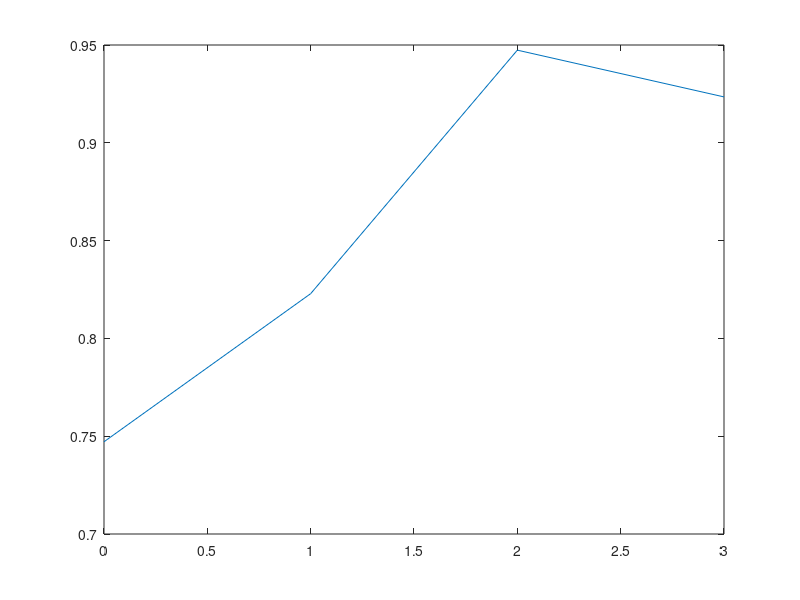
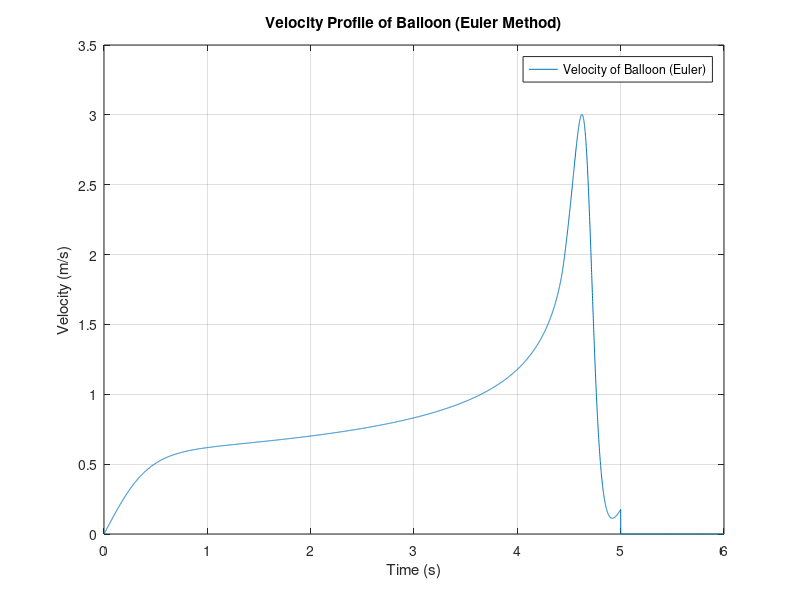
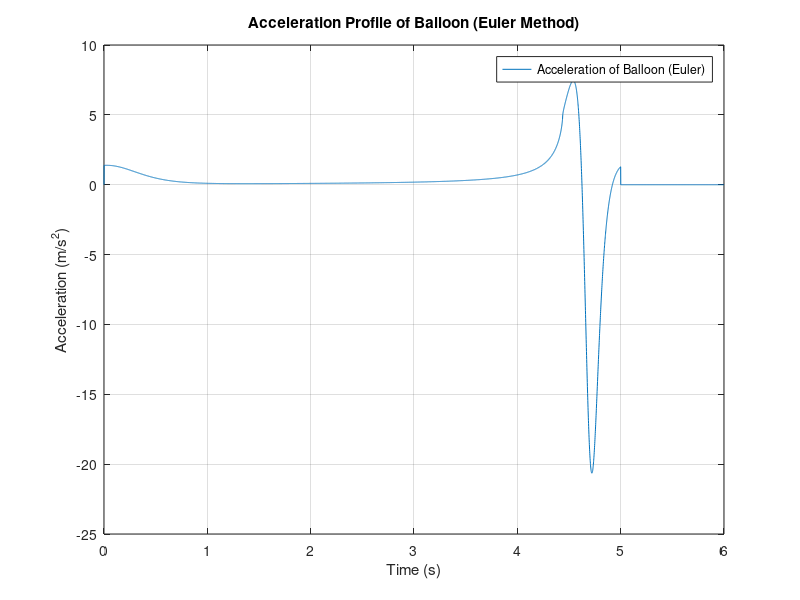

Reproduce these figures in MATLAB, in order.
clc
clearvars
close all
format long

fprintf('Question 1-a)\n')
time = 0:1:4;
aperture_diameter_m = 1 / 100;
circumference_cm = [72.5, 65.5, 57.0, 44.5, 30.5];
circumference_m = circumference_cm ./ 100;
diameter_m = circumference_m ./ pi;
volume_of_balloon_m3 = (pi .* diameter_m.^3) ./ 6;
volumetric_flowrate_m3_per_s = -diff(volume_of_balloon_m3) ./ diff(time) % negative sign because it is deflating
aperture_area_m = pi .* aperture_diameter_m.^2 ./4;
average_volumetric_flowrate_m3_per_s = mean(volumetric_flowrate_m3_per_s);
velocity = volumetric_flowrate_m3_per_s ./ aperture_area_m;
average_velocity_mps = average_volumetric_flowrate_m3_per_s / aperture_area_m
fprintf('From the Beaufort scale, a gale is 17.2 - 20.7 m/s, as average velocity = %.2f m/s, this would be a gale, 8 on the scale.\n\n', average_velocity_mps)

fprintf('Question 1-b)\n\n')
density_air = 1.295; % kg / m3
viscosity_air = 1.81e-5; % kg / m*s
reynolds_number = (density_air * aperture_diameter_m * average_velocity_mps) / viscosity_air;
fprintf('Reynolds number = %.0f \n\n', reynolds_number) % rounding to nearest integer

fprintf('Question 1-f\n')

k = 1 / ((9*pi/16)^(1/3));

initial_volume = volume_of_balloon_m3(1)
vb = k .* (aperture_area_m).^0.5 .* average_velocity_mps ./ (initial_volume - volumetric_flowrate_m3_per_s.* time((1:end-1))).^(1/3)
plot(time(1:end-1),vb)

%for distance dsb/dt = vb
distance = trapz(time(1:end-1), vb)

fprintf('Question 1-g)\n')

% Constants
initial_radius_r0 = 0.5 * (0.725 / pi); % (m) Radius calculated from circumference
initial_volume_V0 = (4/3) * pi * (initial_radius_r0^3); % (m^3) Initial volume of the balloon
air_volume_flow_rate_Vfloair = 1.45 * 10^(-3); % (m^3/s) Volume flow rate of air
air_velocity = 18.49; % (m/s) Velocity of air
aperture_area_Aaperture = pi * (0.005^2); % (m^2) Area of aperture
air_density_rho = 1.225; % (kg/m^3) Air density
balloon_mass_Mballoon = 0.004; % (kg) Mass of the balloon
drag_coefficient_k = 0.5; % Drag coefficient
time_step_dt = 0.001; % (s) Time step for Euler method
velocity_threshold = 0.01; % Threshold for stopping velocity (m/s)

% Preallocate time, velocity, and acceleration arrays
time_array_t = 0:time_step_dt:6; % Time array from 0 to 6 seconds
balloon_velocity_v = zeros(size(time_array_t)); % Preallocate velocity of balloon array
balloon_acceleration_a = zeros(size(time_array_t)); % Preallocate acceleration of balloon array

% Initial conditions
balloon_velocity_v(1) = 0; % Initial velocity of balloon
balloon_acceleration_a(1) = 0; % Initial acceleration is zero (at t=0)

% Variable to store the time when the balloon stops
min_velocity_time = NaN; 
min_velocity = Inf;  % Initialize as very large value

% Euler method loop to calculate balloon velocity and acceleration over time
for i = 2:length(time_array_t)
    time_current = time_array_t(i-1);
    
    % Calculate current balloon cross-sectional area
    balloon_cross_section_area_Aballoon = pi * ((3 * (initial_volume_V0 - air_volume_flow_rate_Vfloair * time_current) / (4 * pi))^(1/3))^2;
    
    % Compute the rate of change of velocity (acceleration = dv/dt)
    dvdt = (air_density_rho * (air_velocity^2 * aperture_area_Aaperture * drag_coefficient_k - ...
        balloon_velocity_v(i-1)^2 * balloon_cross_section_area_Aballoon + ...
        balloon_velocity_v(i-1) * air_velocity * aperture_area_Aaperture)) ...
        / (balloon_mass_Mballoon + air_density_rho * (initial_volume_V0 - air_volume_flow_rate_Vfloair * time_current));
    
    % Store the acceleration at this time step
    balloon_acceleration_a(i) = dvdt;
    
    % Update the velocity using Euler's method
    balloon_velocity_v(i) = balloon_velocity_v(i-1) + time_step_dt * dvdt;
    
    % Track the minimum velocity and corresponding time between 4 and 5 seconds
    if time_current >= 4 && time_current <= 5
        if balloon_velocity_v(i) < min_velocity
            min_velocity = balloon_velocity_v(i);
            min_velocity_time = time_current;
        end
    end
end

% Now clamp velocities and accelerations after the minimum velocity is found
for i = 1:length(time_array_t)
    if time_array_t(i) > min_velocity_time
        balloon_velocity_v(i) = 0; % Clamp velocity to zero after the minimum point
        balloon_acceleration_a(i) = 0; % Clamp acceleration to zero
    end
end

% Plot velocity of the balloon over time
figure;
plot(time_array_t, balloon_velocity_v, "DisplayName", "Velocity of Balloon (Euler)")
grid on
legend show
xlabel("Time (s)")
ylabel("Velocity (m/s)")
title("Velocity Profile of Balloon (Euler Method)")

% Plot acceleration of the balloon over time
figure;
plot(time_array_t, balloon_acceleration_a, "DisplayName", "Acceleration of Balloon (Euler)")
grid on
legend show
xlabel("Time (s)")
ylabel("Acceleration (m/s^2)")
title("Acceleration Profile of Balloon (Euler Method)")

% Display the time when the minimum velocity is reached
if ~isnan(min_velocity_time)
    fprintf('The balloon reaches minimum velocity at approximately t = %.2f seconds\n', min_velocity_time);
else
    fprintf('The balloon did not reach minimum velocity within the simulated time range.\n');
end